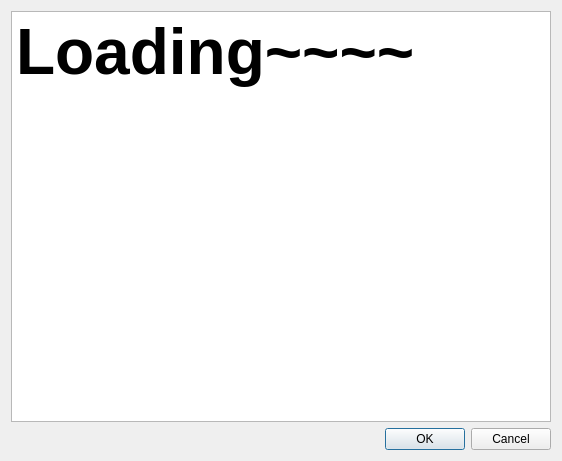
<?xml version="1.0" encoding="UTF-8"?>
<ui version="4.0">
 <class>Info_Page</class>
 <widget class="QDialog" name="Info_Page">
  <property name="geometry">
   <rect>
    <x>0</x>
    <y>0</y>
    <width>562</width>
    <height>461</height>
   </rect>
  </property>
  <property name="windowTitle">
   <string>Info - 信息</string>
  </property>
  <layout class="QVBoxLayout" name="verticalLayout">
   <item>
    <widget class="QTextBrowser" name="textBrowser">
     <property name="html">
      <string>&lt;!DOCTYPE HTML PUBLIC &quot;-//W3C//DTD HTML 4.0//EN&quot; &quot;http://www.w3.org/TR/REC-html40/strict.dtd&quot;&gt;
&lt;html&gt;&lt;head&gt;&lt;meta name=&quot;qrichtext&quot; content=&quot;1&quot; /&gt;&lt;meta charset=&quot;utf-8&quot; /&gt;&lt;style type=&quot;text/css&quot;&gt;
p, li { white-space: pre-wrap; }
hr { height: 1px; border-width: 0; }
li.unchecked::marker { content: &quot;\2610&quot;; }
li.checked::marker { content: &quot;\2612&quot;; }
&lt;/style&gt;&lt;/head&gt;&lt;body style=&quot; font-family:'.AppleSystemUIFont'; font-size:13pt; font-weight:400; font-style:normal;&quot;&gt;
&lt;p style=&quot; margin-top:0px; margin-bottom:0px; margin-left:0px; margin-right:0px; -qt-block-indent:0; text-indent:0px;&quot;&gt;&lt;span style=&quot; font-size:48pt; font-weight:700;&quot;&gt;Loading~~~~&lt;/span&gt;&lt;/p&gt;&lt;/body&gt;&lt;/html&gt;</string>
     </property>
    </widget>
   </item>
   <item>
    <widget class="QDialogButtonBox" name="buttonBox">
     <property name="orientation">
      <enum>Qt::Horizontal</enum>
     </property>
     <property name="standardButtons">
      <set>QDialogButtonBox::Cancel|QDialogButtonBox::Ok</set>
     </property>
    </widget>
   </item>
  </layout>
 </widget>
 <resources/>
 <connections>
  <connection>
   <sender>buttonBox</sender>
   <signal>clicked(QAbstractButton*)</signal>
   <receiver>Info_Page</receiver>
   <slot>close()</slot>
   <hints>
    <hint type="sourcelabel">
     <x>248</x>
     <y>254</y>
    </hint>
    <hint type="destinationlabel">
     <x>157</x>
     <y>274</y>
    </hint>
   </hints>
  </connection>
 </connections>
</ui>
